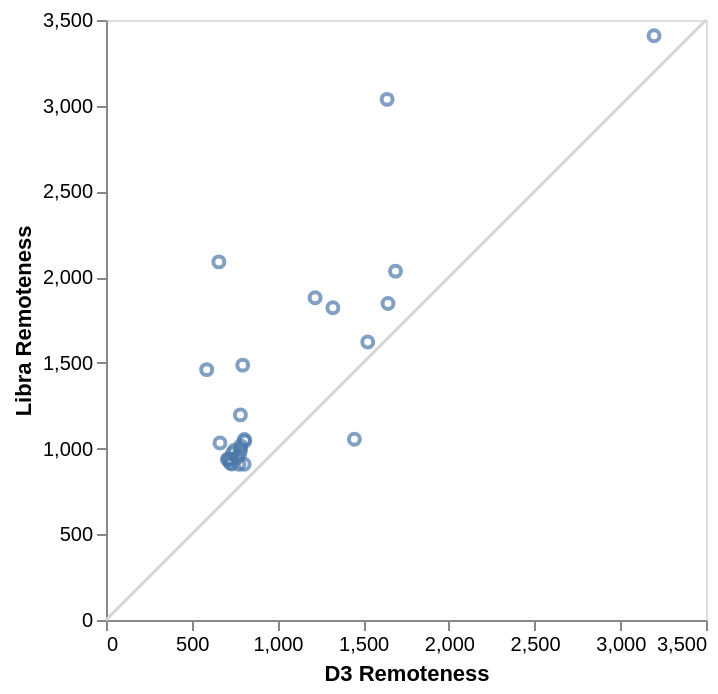

Source (Vega-Lite JSON):
### Vega-Lite specification from a JSON file in a GitHub repository (floating-point values rounded to 4 significant figures)
{"$schema": "https://vega.github.io/schema/vega-lite/v5.json", "description": "A scatterplot showing horsepower and miles per gallons for various cars.", "data": {"values": [{"vega_remote": 777.5, "libravega_remote": 371.2, "name": "bar_brush", "d3_remote": 775.5, "librad3_remote": 908.8, "d3_length": 1363, "librad3_length": 2682, "vega_length": 2103, "libravega_length": 1503}, {"vega_remote": 690.2, "libravega_remote": 371.2, "name": "bar_click", "d3_remote": 724.8, "librad3_remote": 915.8, "d3_length": 1268, "librad3_length": 2682, "vega_length": 1693, "libravega_length": 1503}, {"vega_remote": 842, "libravega_remote": 371.2, "name": "bar_hover", "d3_remote": 806, "librad3_remote": 908.8, "d3_length": 1424, "librad3_length": 2682, "vega_length": 2090, "libravega_length": 1503}, {"vega_remote": 833, "libravega_remote": 392.5, "name": "bar_panzoom", "d3_remote": 784, "librad3_remote": 1196.0, "d3_length": 1607, "librad3_length": 3471, "vega_length": 2397, "libravega_length": 1662}, {"vega_remote": 2445, "libravega_remote": 2687.0, "name": "dimpvis", "d3_remote": 14376, "librad3_remote": 2886.0, "d3_length": 39264, "librad3_length": 7745, "vega_length": 7097, "libravega_length": 6255}, {"vega_remote": 707, "libravega_remote": 396.2, "name": "dust_magnet", "d3_remote": 1324.0, "librad3_remote": 1821.0, "d3_length": 2347, "librad3_length": 5108, "vega_length": 1497, "libravega_length": 1422}, {"vega_remote": 1604.0, "libravega_remote": 2187.0, "name": "edge_bundling", "d3_remote": 1527.0, "librad3_remote": 1622.0, "d3_length": 2881, "librad3_length": 4246, "vega_length": 3546, "libravega_length": 5400}, {"vega_remote": 1290.0, "libravega_remote": 2703, "name": "force_directed_layout", "d3_remote": 797.5, "librad3_remote": 1487.0, "d3_length": 1516, "librad3_length": 4165, "vega_length": 2645, "libravega_length": 7292}, {"vega_remote": 651.2, "libravega_remote": 619, "name": "helper_line", "d3_remote": 780.5, "librad3_remote": 969.8, "d3_length": 693, "librad3_length": 2812, "vega_length": 1533, "libravega_length": 1990}, {"vega_remote": 1158.0, "libravega_remote": 727.5, "name": "index_chart", "d3_remote": 1689.0, "librad3_remote": 2035, "d3_length": 3048, "librad3_length": 5846, "vega_length": 2570, "libravega_length": 2109}, {"vega_remote": 680.2, "libravega_remote": 425.8, "name": "map_brush", "d3_remote": 749.8, "librad3_remote": 991, "d3_length": 1034, "librad3_length": 2132, "vega_length": 1052, "libravega_length": 1310}, {"vega_remote": 673.8, "libravega_remote": 430.2, "name": "map_click", "d3_remote": 785.2, "librad3_remote": 1016.0, "d3_length": 881, "librad3_length": 2132, "vega_length": 714, "libravega_length": 1310}, {"vega_remote": 688.5, "libravega_remote": 430.2, "name": "map_hover", "d3_remote": 785.8, "librad3_remote": 995, "d3_length": 1089, "librad3_length": 2132, "vega_length": 667, "libravega_length": 1310}, {"vega_remote": 688.5, "libravega_remote": 433.2, "name": "map_panzoom", "d3_remote": 766, "librad3_remote": 948.5, "d3_length": 830, "librad3_length": 3018, "vega_length": 655, "libravega_length": 1471}, {"vega_remote": 777, "libravega_remote": 613.2, "name": "scatter_brush", "d3_remote": 807.5, "librad3_remote": 1053.0, "d3_length": 1556, "librad3_length": 3729, "vega_length": 1786, "libravega_length": 2139}, {"vega_remote": 647.8, "libravega_remote": 613.2, "name": "scatter_click", "d3_remote": 665, "librad3_remote": 1033, "d3_length": 1059, "librad3_length": 3709, "vega_length": 652, "libravega_length": 2139}, {"vega_remote": 1018.0, "libravega_remote": 3044.0, "name": "scatter_excentric_labeling", "d3_remote": 3197, "librad3_remote": 3408.0, "d3_length": 7998, "librad3_length": 9498, "vega_length": 2389, "libravega_length": 7864}, {"vega_remote": 629.2, "libravega_remote": 703.5, "name": "scatter_hover", "d3_remote": 733.5, "librad3_remote": 910.2, "d3_length": 1458, "librad3_length": 2873, "vega_length": 1036, "libravega_length": 544}, {"vega_remote": 1562.0, "libravega_remote": 1004.0, "name": "scatter_panzoom", "d3_remote": 587.5, "librad3_remote": 1460.0, "d3_length": 968, "librad3_length": 4658, "vega_length": 3652, "libravega_length": 2983}, {"vega_remote": 855.5, "libravega_remote": 1110.0, "name": "scatter_semantic_panzoom", "d3_remote": 658.2, "librad3_remote": 2089, "d3_length": 1326, "librad3_length": 6689, "vega_length": 0, "libravega_length": 3286}, {"vega_remote": 2019.0, "libravega_remote": 468.2, "name": "splom_brush", "d3_remote": 1645.0, "librad3_remote": 1846, "d3_length": 3409, "librad3_length": 5212, "vega_length": 6766, "libravega_length": 1735}, {"vega_remote": 1116.0, "libravega_remote": 412.5, "name": "timeseries_overviewdetail", "d3_remote": 1449, "librad3_remote": 1054.0, "d3_length": 2793, "librad3_length": 3483, "vega_length": 3051, "libravega_length": 1539}, {"vega_remote": 658.2, "libravega_remote": 373.5, "name": "treemap_brush", "d3_remote": 707.8, "librad3_remote": 937, "d3_length": 976, "librad3_length": 2539, "vega_length": 959, "libravega_length": 1413}, {"vega_remote": 664.8, "libravega_remote": 379, "name": "treemap_click", "d3_remote": 723.8, "librad3_remote": 939.2, "d3_length": 894, "librad3_length": 2539, "vega_length": 1272, "libravega_length": 1413}, {"vega_remote": 716.2, "libravega_remote": 3024.0, "name": "treemap_excentric_labeling", "d3_remote": 1640, "librad3_remote": 3037, "d3_length": 3520, "librad3_length": 8276, "vega_length": 1181, "libravega_length": 7545}, {"vega_remote": 672.5, "libravega_remote": 378.5, "name": "treemap_hover", "d3_remote": 714.2, "librad3_remote": 936, "d3_length": 1095, "librad3_length": 2539, "vega_length": 1302, "libravega_length": 1413}, {"vega_remote": 670.2, "libravega_remote": 408.2, "name": "treemap_panzoom", "d3_remote": 737.2, "librad3_remote": 971.2, "d3_length": 772, "librad3_length": 3449, "vega_length": 838, "libravega_length": 1558}, {"vega_remote": 671, "libravega_remote": 438.5, "name": "treemap_semantic_panzoom", "d3_remote": 809.2, "librad3_remote": 1043.0, "d3_length": 1190, "librad3_length": 3673, "vega_length": 870, "libravega_length": 1861}, {"vega_remote": 3472.0, "libravega_remote": 2667.0, "name": "zoomable_circle_packing", "d3_remote": 1220.0, "librad3_remote": 1880, "d3_length": 2111, "librad3_length": 5091, "vega_length": 8132, "libravega_length": 6252}]}, "layer": [{"mark": "line", "encoding": {"x": {"datum": 0}, "y": {"datum": 0}, "x2": {"datum": 3500}, "y2": {"datum": 3500}, "stroke": {"value": "lightgray"}, "opacity": {"value": 0.3}}}, {"mark": "point", "transform": [{"filter": {"field": "d3_remote", "lt": 10000}}], "encoding": {"x": {"field": "d3_remote", "type": "quantitative", "title": "D3 Remoteness"}, "y": {"field": "librad3_remote", "type": "quantitative", "title": "Libra Remoteness"}}}]}
